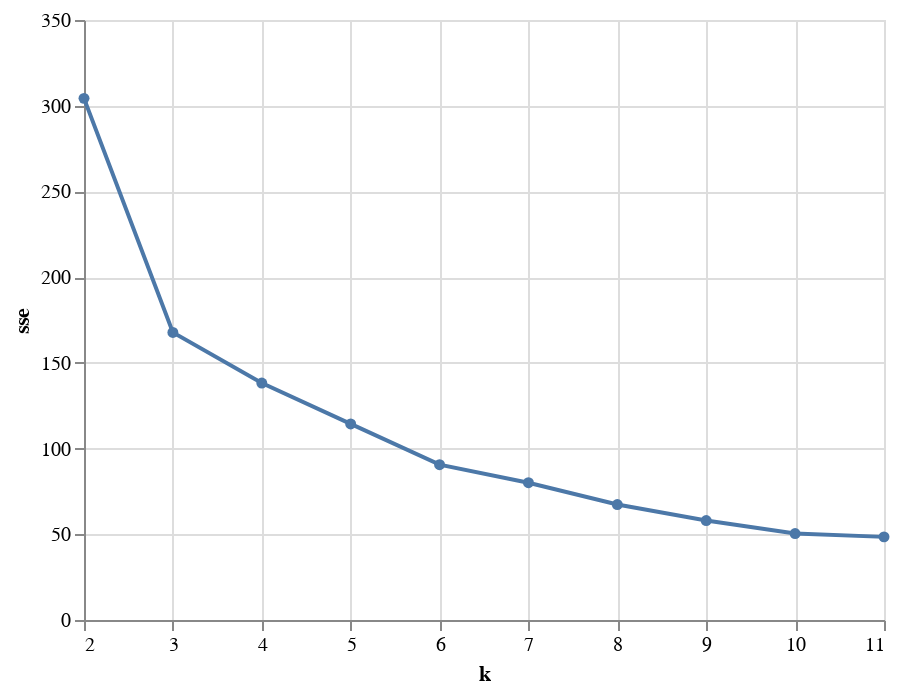

This figure's notebook cell:
### Code cell
# Let's see what the optimal number of clusters would be using the elbow method
from sklearn.cluster import KMeans


# Try different k values and plot the results to find the "elbow". We'll try
# between 2 and 12 clusters

kmeans_results = pd.DataFrame({"k": [], "sse": []})

kmeans_results = []
for k in range(2,12):
  kmeans = KMeans(n_clusters = k)
  kmeans.fit_predict(data[['feature_a', 'feature_b']])
  kmeans_results.append([k, kmeans.inertia_])

results_df = pd.DataFrame(kmeans_results, columns=['k', 'sse'])

alt.Chart(results_df).mark_line(point=True).encode(
    x='k',
    y='sse'
)

### Figure 1 — Vega-Lite specification as saved in the notebook (floating-point values rounded to 4 significant figures)
{"config": {"view": {"continuousWidth": 400, "continuousHeight": 300}}, "data": {"name": "data-1537dfcdb99d0adf55da00461efa9182"}, "mark": {"type": "line", "point": true}, "encoding": {"x": {"type": "quantitative", "field": "k"}, "y": {"type": "quantitative", "field": "sse"}}, "$schema": "https://vega.github.io/schema/vega-lite/v4.8.1.json", "datasets": {"data-1537dfcdb99d0adf55da00461efa9182": [{"k": 2, "sse": 304.3}, {"k": 3, "sse": 167.8}, {"k": 4, "sse": 138.2}, {"k": 5, "sse": 114.4}, {"k": 6, "sse": 90.6}, {"k": 7, "sse": 80.07}, {"k": 8, "sse": 67.35}, {"k": 9, "sse": 58.02}, {"k": 10, "sse": 50.45}, {"k": 11, "sse": 48.49}]}}
